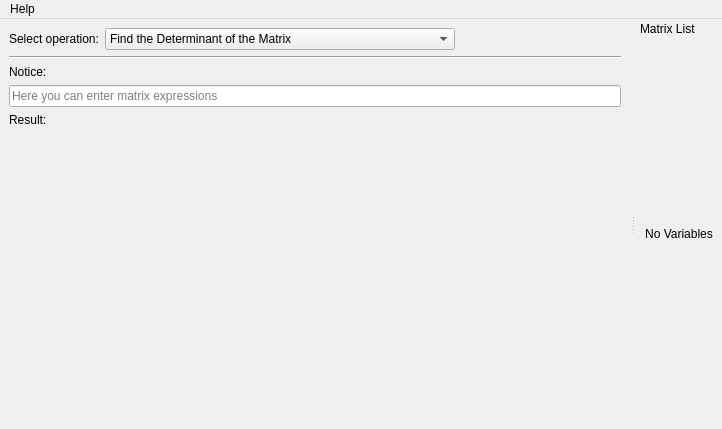
<?xml version="1.0" encoding="UTF-8"?>
<ui version="4.0">
 <class>MainWindow</class>
 <widget class="QMainWindow" name="MainWindow">
  <property name="geometry">
   <rect>
    <x>0</x>
    <y>0</y>
    <width>722</width>
    <height>429</height>
   </rect>
  </property>
  <property name="windowTitle">
   <string>Matrimixer</string>
  </property>
  <widget class="QWidget" name="centralwidget">
   <layout class="QVBoxLayout" name="verticalLayout" stretch="0,0,0,0,0,1">
    <item>
     <layout class="QHBoxLayout" name="horizontalLayout_2" stretch="0,0,0">
      <item>
       <widget class="QLabel" name="label">
        <property name="text">
         <string>Select operation:</string>
        </property>
       </widget>
      </item>
      <item>
       <widget class="QComboBox" name="comboBox_MainOperation">
        <property name="sizeAdjustPolicy">
         <enum>QComboBox::AdjustToMinimumContentsLength</enum>
        </property>
        <property name="minimumContentsLength">
         <number>40</number>
        </property>
        <item>
         <property name="text">
          <string>Find the Determinant of the Matrix</string>
         </property>
        </item>
        <item>
         <property name="text">
          <string>Find the Inverse Matrix</string>
         </property>
        </item>
        <item>
         <property name="text">
          <string>Transpose Matrix</string>
         </property>
        </item>
        <item>
         <property name="text">
          <string>Bring the matrix to step form</string>
         </property>
        </item>
        <item>
         <property name="text">
          <string>Make the matrix triangular</string>
         </property>
        </item>
        <item>
         <property name="text">
          <string>Add Matrix</string>
         </property>
        </item>
        <item>
         <property name="text">
          <string>Subtract Matrix</string>
         </property>
        </item>
        <item>
         <property name="text">
          <string>Multiply Matrix</string>
         </property>
        </item>
        <item>
         <property name="text">
          <string>Split Matrix</string>
         </property>
        </item>
        <item>
         <property name="text">
          <string>Other</string>
         </property>
        </item>
       </widget>
      </item>
      <item>
       <spacer name="horizontalSpacer">
        <property name="orientation">
         <enum>Qt::Horizontal</enum>
        </property>
        <property name="sizeHint" stdset="0">
         <size>
          <width>40</width>
          <height>20</height>
         </size>
        </property>
       </spacer>
      </item>
     </layout>
    </item>
    <item>
     <widget class="Line" name="line">
      <property name="orientation">
       <enum>Qt::Horizontal</enum>
      </property>
     </widget>
    </item>
    <item>
     <widget class="QLabel" name="labelNotice">
      <property name="enabled">
       <bool>true</bool>
      </property>
      <property name="text">
       <string>Notice:</string>
      </property>
     </widget>
    </item>
    <item>
     <widget class="QLineEdit" name="lineEditMatrixExpressions">
      <property name="placeholderText">
       <string>Here you can enter matrix expressions</string>
      </property>
      <property name="clearButtonEnabled">
       <bool>true</bool>
      </property>
     </widget>
    </item>
    <item>
     <widget class="QLabel" name="labelResult">
      <property name="text">
       <string>Result:</string>
      </property>
     </widget>
    </item>
    <item>
     <layout class="QHBoxLayout" name="layoutMain"/>
    </item>
   </layout>
  </widget>
  <widget class="QDockWidget" name="dockMatrices">
   <property name="features">
    <set>QDockWidget::DockWidgetMovable</set>
   </property>
   <property name="windowTitle">
    <string>Matrix List</string>
   </property>
   <attribute name="dockWidgetArea">
    <number>2</number>
   </attribute>
   <widget class="QWidget" name="dockWidgetContents">
    <layout class="QVBoxLayout" name="verticalLayout_2">
     <property name="leftMargin">
      <number>0</number>
     </property>
     <property name="topMargin">
      <number>0</number>
     </property>
     <property name="rightMargin">
      <number>0</number>
     </property>
     <property name="bottomMargin">
      <number>0</number>
     </property>
     <item>
      <widget class="QScrollArea" name="scrollArea">
       <property name="frameShape">
        <enum>QFrame::NoFrame</enum>
       </property>
       <property name="horizontalScrollBarPolicy">
        <enum>Qt::ScrollBarAsNeeded</enum>
       </property>
       <property name="sizeAdjustPolicy">
        <enum>QAbstractScrollArea::AdjustToContents</enum>
       </property>
       <property name="widgetResizable">
        <bool>true</bool>
       </property>
       <widget class="QWidget" name="scrollAreaWidgetContents">
        <property name="geometry">
         <rect>
          <x>0</x>
          <y>0</y>
          <width>228</width>
          <height>391</height>
         </rect>
        </property>
        <layout class="QVBoxLayout" name="verticalLayout_3">
         <item>
          <widget class="QLabel" name="label_2">
           <property name="text">
            <string>No Variables</string>
           </property>
           <property name="alignment">
            <set>Qt::AlignCenter</set>
           </property>
          </widget>
         </item>
        </layout>
       </widget>
      </widget>
     </item>
    </layout>
   </widget>
  </widget>
  <widget class="QMenuBar" name="menuBar">
   <property name="geometry">
    <rect>
     <x>0</x>
     <y>0</y>
     <width>722</width>
     <height>21</height>
    </rect>
   </property>
   <widget class="QMenu" name="menuHelp">
    <property name="title">
     <string>Help</string>
    </property>
    <addaction name="actionAbout_Matrimixer"/>
   </widget>
   <addaction name="menuHelp"/>
  </widget>
  <action name="action_Matrimixer">
   <property name="text">
    <string>О приложении Matrimixer</string>
   </property>
  </action>
  <action name="actionAbout_Matrimixer">
   <property name="text">
    <string>About Matrimixer</string>
   </property>
  </action>
 </widget>
 <resources/>
 <connections/>
</ui>
